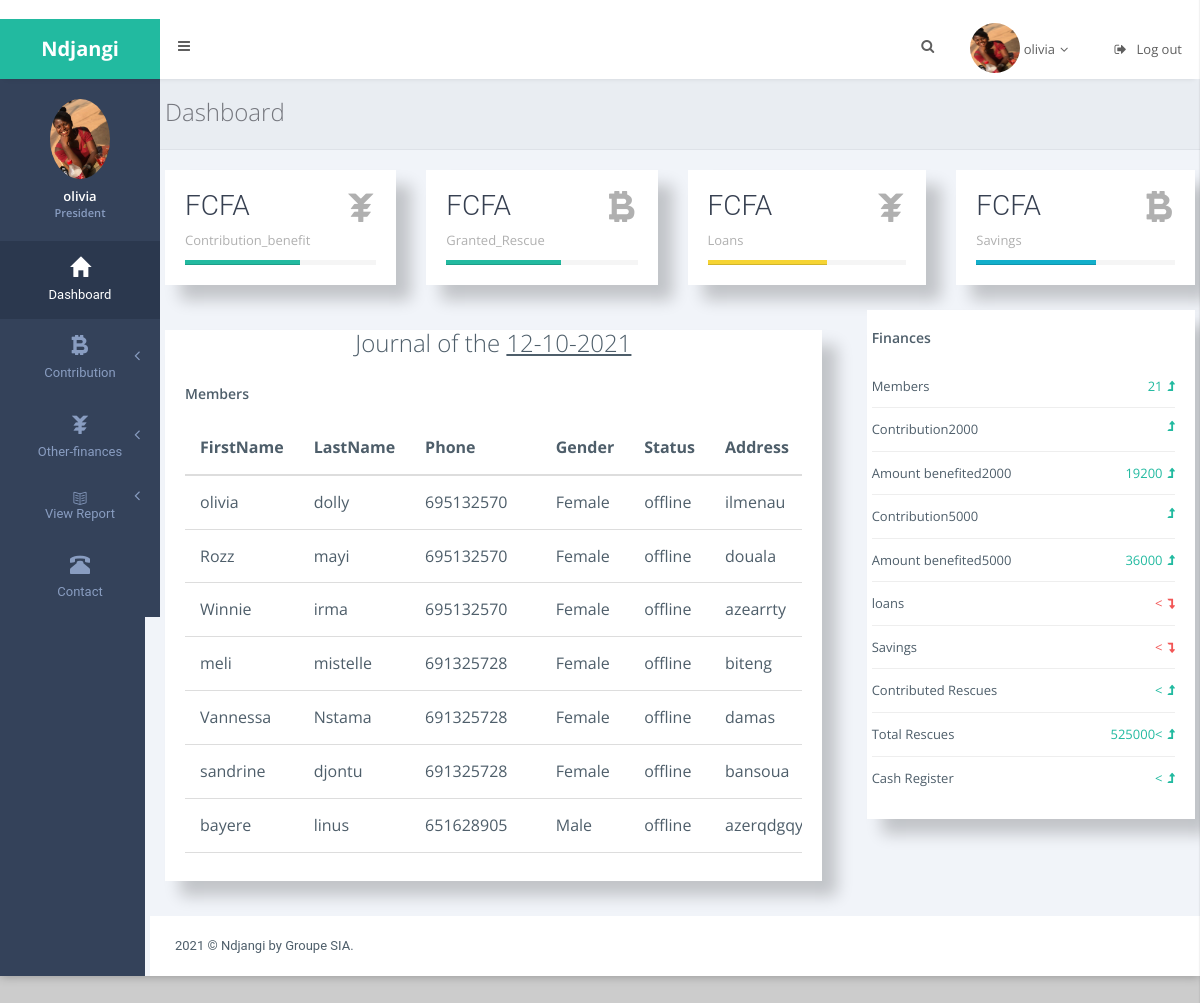
The page /indexVICAF.php (signed in) on the database its author committed.
### tables this page shows
CREATE TABLE `member` (
  `lastname` varchar(30) DEFAULT NULL,
  `password` varchar(30) DEFAULT NULL,
  `DOB` date DEFAULT NULL,
  `Email` varchar(30) DEFAULT NULL,
  `gender` varchar(30) DEFAULT NULL,
  `contribution` varchar(30) DEFAULT NULL,
  `mstatus` varchar(30) DEFAULT NULL,
  `images` varchar(30) DEFAULT NULL,
  `address` varchar(30) DEFAULT NULL,
  `payment` varchar(30) DEFAULT NULL,
  `firstname` varchar(30) DEFAULT NULL,
  `fine` varchar(30) DEFAULT NULL,
  `paidfine` varchar(30) DEFAULT NULL,
  `benefit` varchar(30) DEFAULT NULL,
  `periodicity` date DEFAULT NULL,
  `Today` date DEFAULT curdate(),
  `avalist_name` varchar(30) DEFAULT NULL,
  `phone` varchar(30) DEFAULT NULL,
  `code` int(11) DEFAULT NULL,
  `member_id` int(11) NOT NULL,
  `status` varchar(30) DEFAULT NULL,
  `activeres` int(11) DEFAULT NULL
);

### indexVICAF.php (the view, shortened to what the rows shown need)
<?php
require "global2.php";
$mysqli = new mysqli('localhost', 'root', '', 'meetings') or die(mysqli_error($mysqli));
$pabs = $_SESSION['username'];
$result = $mysqli->query("SELECT  member_id,status, avalist_name, firstname,lastname,phone,gender,mstatus,address,Today FROM member") or die(mysqli_error($mysqli));
$result32 = $mysqli->query("SELECT count(beneficiary) as total FROM beneficiary ") or die(mysqli_error($mysqli));
?>
<!DOCTYPE html>
<html>
<head>
    <link href="https://maxcdn.bootstrapcdn.com/bootstrap/3.3.7/css/bootstrap.min.css" rel="stylesheet">
    <link href="load-more-button.css" rel="stylesheet">
    <link href="assets/plugins/pace-master/themes/blue/pace-theme-flash.css" rel="stylesheet" />
    <link href="assets/plugins/uniform/css/uniform.default.min.css" rel="stylesheet" />
    <link href="assets/plugins/bootstrap/css/bootstrap.min.css" rel="stylesheet" type="text/css" />
    <link href="assets/plugins/fontawesome/css/font-awesome.css" rel="stylesheet" type="text/css" />
    <link href="assets/plugins/line-icons/simple-line-icons.css" rel="stylesheet" type="text/css" />
    <link href="assets/plugins/offcanvasmenueffects/css/menu_cornerbox.css" rel="stylesheet" type="text/css" />
    <link href="assets/plugins/waves/waves.min.css" rel="stylesheet" type="text/css" />
    <link href="assets/plugins/switchery/switchery.min.css" rel="stylesheet" type="text/css" />
    <link href="assets/plugins/3d-bold-navigation/css/style.css" rel="stylesheet" type="text/css" />
    <link href="assets/plugins/slidepushmenus/css/component.css" rel="stylesheet" type="text/css" />
    <link href="assets/plugins/weather-icons-master/css/weather-icons.min.css" rel="stylesheet" type="text/css" />
    <link href="assets/plugins/metrojs/MetroJs.min.css" rel="stylesheet" type="text/css" />
    <link href="assets/plugins/toastr/toastr.min.css" rel="stylesheet" type="text/css" />
    <link href="assets/css/modern.min.css" rel="stylesheet" type="text/css" />
    <link href="assets/css/themes/green.css" class="theme-color" rel="stylesheet" type="text/css" />
    <link href="assets/css/custom.css" rel="stylesheet" type="text/css" />
</head>
<body class="page-header-fixed">
    <main class="page-content content-wrap">
        <div class="page-sidebar sidebar">
            <div class="page-sidebar-inner slimscroll">
                <div class="sidebar-header">
                    <div class="sidebar-profile">
                            <div class="sidebar-profile-details">
                                <span><?php
                                        if (isset($_SESSION['username'])) {
                                            echo $_SESSION['username'];
                                        }
                                        ?> <br><small><?php
                                    $result91 = $mysqli->query("SELECT job from admin  where username='".$pabs."'") or die(mysqli_error($mysqli));
                                    while ($row = $result91->fetch_assoc()) :
                                    ?>
                                    <?php echo $row['job'] ?>
                                    <?php endwhile;?></small></span>
                            </div>
                    </div>
                </div>
            </div>
        </div>
        <div class="page-inner">
            <?php while ($row = $result32->fetch_assoc()) : ?>
                <div id="main-wrapper">
                    <div class="row">
                    <?php endwhile; ?>
                    <div>
                    <div class="row">
                        <div class="col-lg-8">
                            <div class="col-lg-12 col-md-12">
                                <div class="panel panel-white">
                                    <center>
                                    <?php
                                    $today = date("d-m-Y");
                                    echo "<h2>Journal of the <u>" . $today . "</u></h2>";
                                    ?>
                                    </center>
                                    <div class="panel-body">
                                        <div class="table-responsive project-stats">
                                            <table class="table">
                                                <thead>
                                                    <tr>
                                                        <th>FirstName</th>
                                                        <th>LastName</th>
                                                        <th>Phone</th>
                                                        <th>Gender</th>
                                                        <th>Status</th>
                                                        <th>Address</th>
                                                    </tr>
                                                </thead>
                                                <tbody>
                                                    <?php
                                                    while ($row = $result->fetch_assoc()) :
                                                    ?>
                                                        <tr>
                                                            <td><?php echo $row['firstname'] ?></td>
                                                            <td><?php echo $row['lastname'] ?></td>
                                                            <td><?php echo $row['phone'] ?></td>
                                                            <td><?php echo $row['gender'] ?></td>
                                                            <td><?php echo $row['status'] ?></td>
                                                            <td><?php echo $row['address'] ?></td>
                                                        </tr>
                                                    <?php endwhile; ?>
                                                </tbody>
                                            </table>
                                        </div>
                                    </div>
                                </div>
                            </div>
                        </div>
                </div>
                    </div>
                    </div>
    </main>
</body>
</html>

### rows shown on the page
member: firstname "olivia", lastname "dolly", phone "695132570", gender "Female", status "offline", address "ilmenau"
member: firstname "Rozz", lastname "mayi", phone "695132570", gender "Female", status "offline", address "douala"
member: firstname "Winnie", lastname "irma", phone "695132570", gender "Female", status "offline", address "azearrty"
member: firstname "meli", lastname "mistelle", phone "691325728", gender "Female", status "offline", address "biteng"
member: firstname "Vannessa", lastname "Nstama", phone "691325728", gender "Female", status "offline", address "damas"
member: firstname "sandrine", lastname "djontu", phone "691325728", gender "Female", status "offline", address "bansoua"
member: firstname "bayere", lastname "linus", phone "651628905", gender "Male", status "offline", address "azerqdgqy"

### other values the page prints
$_SESSION['username'] "olivia"
$row['job'] "President"
$row['total'] "21"
$row['dolp'] "19200"
$row['dolp'] "36000"
$row['totalres'] "525000"
